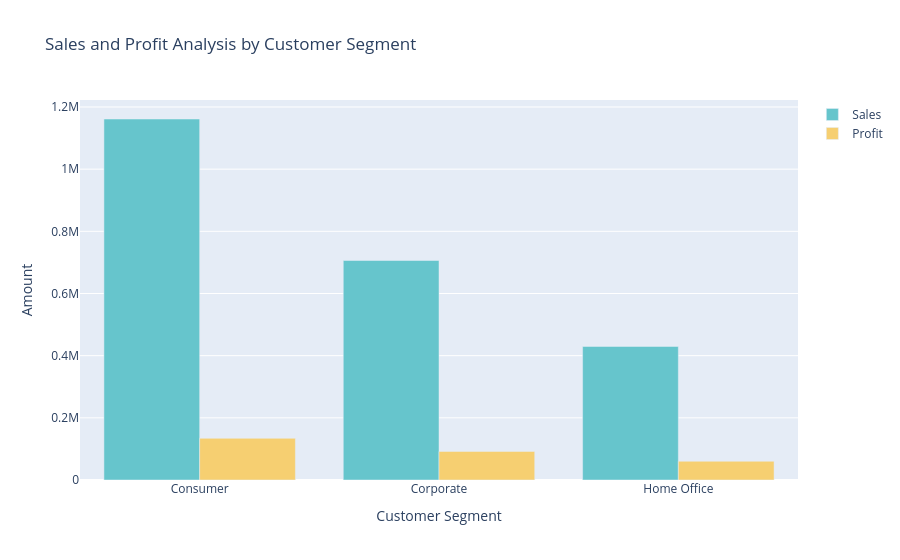

The notebook cell saved with this chart:
### Markdown cell above
### Sales and Profit Analysis by Customer Segment

### Code cell
sales_profit_by_segment = data.groupby('Segment').agg({'Sales': 'sum', 'Profit': 'sum'}).reset_index()

color_palette = colors.qualitative.Pastel

fig = go.Figure()
fig.add_trace(go.Bar(x=sales_profit_by_segment['Segment'], 
                     y=sales_profit_by_segment['Sales'], 
                     name='Sales',
                     marker_color=color_palette[0]))

fig.add_trace(go.Bar(x=sales_profit_by_segment['Segment'], 
                     y=sales_profit_by_segment['Profit'], 
                     name='Profit',
                     marker_color=color_palette[1]))

fig.update_layout(title='Sales and Profit Analysis by Customer Segment',
                  xaxis_title='Customer Segment', yaxis_title='Amount')

fig.show()

### Figure 1 — Plotly figure (JSON) as saved in the notebook; plotly's stock layout.template omitted (floating-point values rounded to 4 significant figures)
{"data": [{"marker": {"color": "rgb(102, 197, 204)"}, "name": "Sales", "type": "bar", "x": ["Consumer", "Corporate", "Home Office"], "y": [1161000.0, 706100.0, 429700.0]}, {"marker": {"color": "rgb(246, 207, 113)"}, "name": "Profit", "type": "bar", "x": ["Consumer", "Corporate", "Home Office"], "y": [134100.0, 91980.0, 60300.0]}], "layout": {"title": {"text": "Sales and Profit Analysis by Customer Segment"}, "xaxis": {"title": {"text": "Customer Segment"}}, "yaxis": {"title": {"text": "Amount"}}}}
